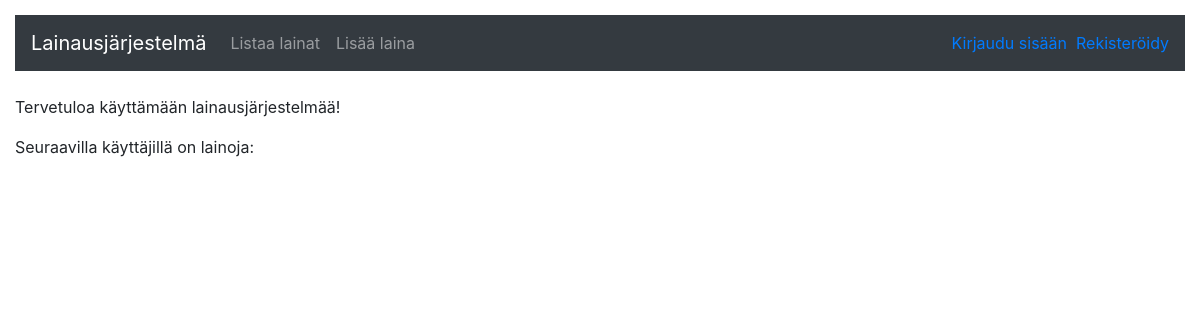
Before: / with the older database file.
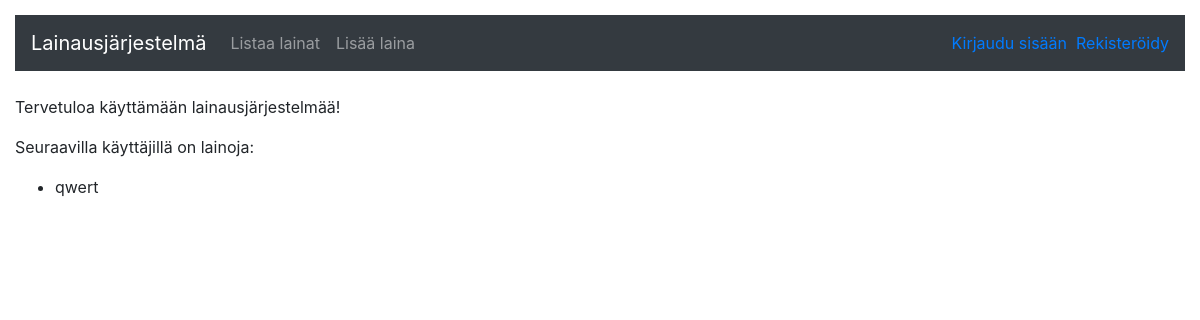
After: the same page with the newer database file.
### application/auth/models.py (models this page shows, shortened)
class User(Base):
    __tablename__ = "account"
    name = db.Column(db.String(144), nullable=False)
    username = db.Column(db.String(144), nullable=False)
    password = db.Column(db.String(144), nullable=False)
    tasks = db.relationship("Loan", backref='account', lazy=True)
    @staticmethod
    def find_users_with_no_loans():
        stmt = text("SELECT Account.id, Account.name FROM account"
                    " LEFT JOIN loan ON Loan.account_id = Account.id"
                    " WHERE (Loan.returned = 0)"
                    " GROUP BY Account.id"
                    " HAVING COUNT(Loan.id) > 0")
        res = db.engine.execute(stmt)
        response = []
        for row in res:
            response.append({"id":row[0], "name":row[1]})
        return response

### application/views.py (the view)
@app.route("/")
def index():
    return render_template("index.html", has_loans=User.find_users_with_no_loans())

### application/templates/index.html
{% extends "layout.html" %}
{% block body %}
  <p>
    Tervetuloa käyttämään lainausjärjestelmää!
  </p>
  {% if has_loans is defined %}
  <p>
    Seuraavilla käyttäjillä on lainoja:
  </p>
  <ul>
    {% for user in has_loans %}
    <li>
      {{user.name}}
    </li>
    {% endfor %}
  </ul>
  {% endif %}
{% endblock %}

Changed rows visible on the page:
now on this page (row edited): User: name "qwert"
